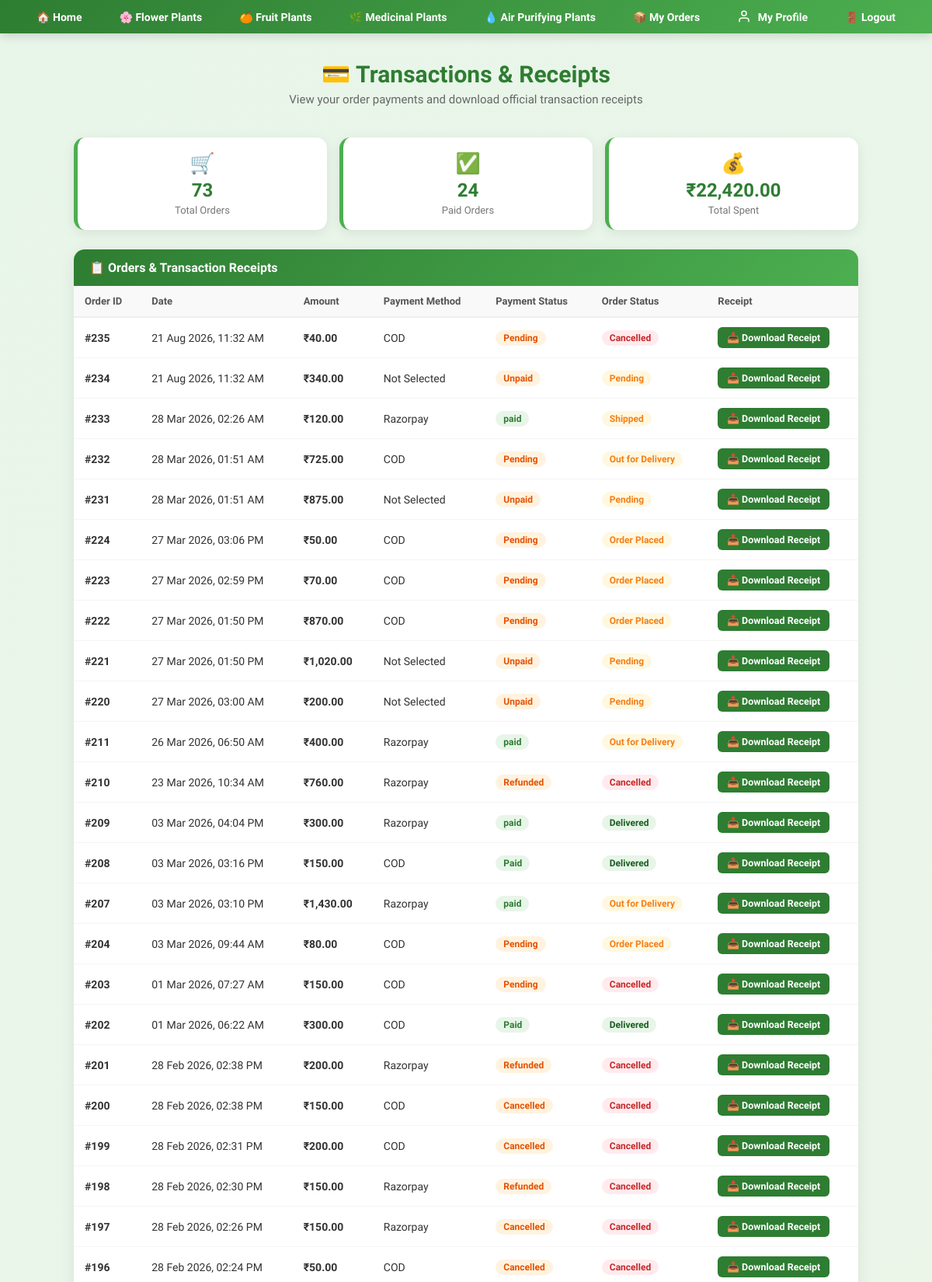
/transaction_history.php (signed in, upper part), run on the app's committed database.
### tables this page shows
CREATE TABLE `orders` (
  `id` int(11) NOT NULL,
  `user_id` int(11) DEFAULT NULL,
  `total_amount` decimal(10,2) DEFAULT NULL,
  `order_date` timestamp NULL DEFAULT current_timestamp(),
  `status` varchar(50) DEFAULT 'Pending',
  `delivery_address` text NOT NULL,
  `phone` varchar(15) NOT NULL,
  `payment_method` varchar(50) NOT NULL DEFAULT 'COD',
  `payment_status` varchar(50) NOT NULL DEFAULT 'Pending'
);

### transaction_history.php (the view, shortened to what this page needs)
<?php
include 'db_connect.php';
$user_id = (int) $_SESSION['user_id'];
$orders_query = "
SELECT id, total_amount, order_date, status, payment_method, payment_status
FROM orders
WHERE user_id = $user_id
ORDER BY id DESC
";
$orders_result = mysqli_query($conn, $orders_query);
?>
<!DOCTYPE html>
<html lang="en">
<head>
</head>
<body>
<nav>
  <a href="index.php">🏠 Home</a>
  <a href="Flower_Plants_Shop.php">🌸 Flower Plants</a>
  <a href="Fruit_Plants_Shop.php">🍊 Fruit Plants</a>
  <a href="Medicinal_Plants_Shop.php">🌿 Medicinal Plants</a>
  <a href="air_purification_plants_detailed.php">💧 Air Purifying Plants</a>
  <a href="orders.php">📦 My Orders</a>
  <a href="profile.php"> My Profile</a>
  <a href="logout.php">🚪 Logout</a>
</nav>
<div class="page-header">
  <h1>💳 Transactions & Receipts</h1>
  <p>View your order payments and download official transaction receipts</p>
</div>
<div class="container">
<?php
$total_orders  = mysqli_num_rows($orders_result);
$total_spent   = 0;
$paid_count    = 0;
while ($r = mysqli_fetch_assoc($orders_result)) {
    $total_spent += $r['total_amount'];
    if (strtolower($r['payment_status'] ?? '') === 'paid') $paid_count++;
}
?>
<div class="stats-row">
  <div class="stat-card">
    <div class="stat-icon">🛒</div>
    <div class="stat-val"><?= $total_orders ?></div>
    <div class="stat-label">Total Orders</div>
  </div>
  <div class="stat-card">
    <div class="stat-icon">✅</div>
    <div class="stat-val"><?= $paid_count ?></div>
    <div class="stat-label">Paid Orders</div>
  </div>
  <div class="stat-card">
    <div class="stat-icon">💰</div>
    <div class="stat-val">₹<?= number_format($total_spent, 2) ?></div>
    <div class="stat-label">Total Spent</div>
  </div>
</div>
<div class="table-wrap">
  <div class="table-title">📋 Orders & Transaction Receipts</div>
  <table>
    <thead>
      <tr>
        <th>Order ID</th>
        <th>Date</th>
        <th>Amount</th>
        <th>Payment Method</th>
        <th>Payment Status</th>
        <th>Order Status</th>
        <th>Receipt</th>
      </tr>
    </thead>
    <tbody>
<?php
mysqli_data_seek($orders_result, 0);
while ($row = mysqli_fetch_assoc($orders_result)):
    $ps = strtolower($row['payment_status'] ?? 'unpaid');
    $os = strtolower($row['status'] ?? 'pending');
    $ps_badge = ($ps === 'paid') ? 'badge-paid' : (($ps === 'failed') ? 'badge-failed' : 'badge-unpaid');
    $os_badge = ($os === 'delivered') ? 'badge-success' : (($os === 'cancelled') ? 'badge-failed' : 'badge-pending');
?>
      <tr>
        <td><strong>#<?= $row['id'] ?></strong></td>
        <td><?= date('d M Y, h:i A', strtotime($row['order_date'])) ?></td>
        <td><strong>₹<?= number_format($row['total_amount'], 2) ?></strong></td>
        <td><?= htmlspecialchars($row['payment_method'] ?? 'COD') ?></td>
        <td><span class="badge <?= $ps_badge ?>"><?= htmlspecialchars($row['payment_status'] ?? 'Pending') ?></span></td>
        <td><span class="badge <?= $os_badge ?>"><?= htmlspecialchars($row['status']) ?></span></td>
        <td>
          <a href="download_receipt.php?order_id=<?= $row['id'] ?>" class="btn-receipt" title="Download PDF Receipt for Order #<?= $row['id'] ?>">
            📥 Download Receipt
          </a>
        </td>
      </tr>
<?php endwhile; ?>
    </tbody>
  </table>
</div>
</div>
</body>
</html>

### transaction_history.php (style rules this page uses)
* { margin: 0; padding: 0; box-sizing: border-box; font-family: 'Segoe UI', Tahoma, Geneva, Verdana, sans-serif; }
body { background: linear-gradient(135deg, #e8f5e9 0%, #f1f8e9 100%); min-height: 100vh; color: #222; }
nav { background: linear-gradient(135deg, #2e7d32, #4CAF50); padding: 12px 20px; text-align: center; position: relative; box-shadow: 0 3px 12px rgba(0,0,0,0.15); }
nav a { color: #fff; margin: 0 10px; text-decoration: none; font-weight: 600; font-size: 14px; padding: 6px 12px; border-radius: 20px; transition: background 0.2s; }
.page-header { text-align: center; padding: 35px 20px 20px; }
.page-header h1 { font-size: 30px; color: #2e7d32; font-weight: 700; }
.page-header p { color: #666; margin-top: 6px; font-size: 15px; }
.container { max-width: 1050px; margin: 0 auto; padding: 20px; }
.stats-row { display: flex; gap: 16px; margin-bottom: 25px; flex-wrap: wrap; }
.stat-card { flex: 1; min-width: 180px; background: #fff; border-radius: 14px; padding: 18px; text-align: center; box-shadow: 0 4px 16px rgba(0,0,0,0.08); border-left: 5px solid #4CAF50; }
.stat-card .stat-icon { font-size: 26px; margin-bottom: 6px; }
.stat-card .stat-val { font-size: 24px; font-weight: 700; color: #2e7d32; }
.stat-card .stat-label { font-size: 13px; color: #777; margin-top: 4px; }
.table-wrap { background: #fff; border-radius: 14px; box-shadow: 0 4px 20px rgba(0,0,0,0.08); overflow: hidden; margin-bottom: 30px; }
.table-title { background: linear-gradient(135deg, #2e7d32, #4CAF50); color: #fff; padding: 14px 20px; font-size: 16px; font-weight: 700; }
table { width: 100%; border-collapse: collapse; }
thead th { background: #f9f9f9; padding: 12px 14px; text-align: left; font-size: 13px; font-weight: 600; color: #555; border-bottom: 2px solid #eee; }
tbody td { padding: 12px 14px; font-size: 14px; border-bottom: 1px solid #f5f5f5; color: #333; vertical-align: middle; }
.badge { display: inline-block; padding: 3px 10px; border-radius: 20px; font-size: 12px; font-weight: 600; }
.badge-paid { background: #e8f5e9; color: #2e7d32; }
.badge-unpaid { background: #fff3e0; color: #e65100; }
.badge-pending { background: #fff8e1; color: #f57f17; }
.badge-success { background: #e8f5e9; color: #1b5e20; }
.badge-failed { background: #ffebee; color: #c62828; }
.btn-receipt { display: inline-flex; align-items: center; gap: 5px; background: #2e7d32; color: #fff !important; padding: 6px 12px; border-radius: 6px; text-decoration: none; font-size: 12.5px; font-weight: 600; transition: background 0.2s, transform 0.15s; }

### data on the page
orders: id "235", order_date "21 Aug 2026, 11:32 AM", total_amount "40.00", payment_method "COD", payment_status "Pending", status "Cancelled"
orders: id "234", order_date "21 Aug 2026, 11:32 AM", total_amount "340.00", payment_method "Not Selected", payment_status "Unpaid", status "Pending"
orders: id "233", order_date "28 Mar 2026, 02:26 AM", total_amount "120.00", payment_method "Razorpay", payment_status "paid", status "Shipped"
orders: id "232", order_date "28 Mar 2026, 01:51 AM", total_amount "725.00", payment_method "COD", payment_status "Pending", status "Out for Delivery"
orders: id "231", order_date "28 Mar 2026, 01:51 AM", total_amount "875.00", payment_method "Not Selected", payment_status "Unpaid", status "Pending"
orders: id "224", order_date "27 Mar 2026, 03:06 PM", total_amount "50.00", payment_method "COD", payment_status "Pending", status "Order Placed"
orders: id "223", order_date "27 Mar 2026, 02:59 PM", total_amount "70.00", payment_method "COD", payment_status "Pending", status "Order Placed"
orders: id "222", order_date "27 Mar 2026, 01:50 PM", total_amount "870.00", payment_method "COD", payment_status "Pending", status "Order Placed"
orders: id "221", order_date "27 Mar 2026, 01:50 PM", total_amount "1,020.00", payment_method "Not Selected", payment_status "Unpaid", status "Pending"
orders: id "220", order_date "27 Mar 2026, 03:00 AM", total_amount "200.00", payment_method "Not Selected", payment_status "Unpaid", status "Pending"
orders: id "211", order_date "26 Mar 2026, 06:50 AM", total_amount "400.00", payment_method "Razorpay", payment_status "paid", status "Out for Delivery"
orders: id "210", order_date "23 Mar 2026, 10:34 AM", total_amount "760.00", payment_method "Razorpay", payment_status "Refunded", status "Cancelled"
orders: id "209", order_date "03 Mar 2026, 04:04 PM", total_amount "300.00", payment_method "Razorpay", payment_status "paid", status "Delivered"
orders: id "208", order_date "03 Mar 2026, 03:16 PM", total_amount "150.00", payment_method "COD", payment_status "Paid", status "Delivered"
orders: id "207", order_date "03 Mar 2026, 03:10 PM", total_amount "1,430.00", payment_method "Razorpay", payment_status "paid", status "Out for Delivery"
orders: id "204", order_date "03 Mar 2026, 09:44 AM", total_amount "80.00", payment_method "COD", payment_status "Pending", status "Order Placed"
orders: id "203", order_date "01 Mar 2026, 07:27 AM", total_amount "150.00", payment_method "COD", payment_status "Pending", status "Cancelled"
orders: id "202", order_date "01 Mar 2026, 06:22 AM", total_amount "300.00", payment_method "COD", payment_status "Paid", status "Delivered"
orders: id "201", order_date "28 Feb 2026, 02:38 PM", total_amount "200.00", payment_method "Razorpay", payment_status "Refunded", status "Cancelled"
orders: id "200", order_date "28 Feb 2026, 02:38 PM", total_amount "150.00", payment_method "COD", payment_status "Cancelled", status "Cancelled"
orders: id "199", order_date "28 Feb 2026, 02:31 PM", total_amount "200.00", payment_method "COD", payment_status "Cancelled", status "Cancelled"
orders: id "198", order_date "28 Feb 2026, 02:30 PM", total_amount "150.00", payment_method "Razorpay", payment_status "Refunded", status "Cancelled"
orders: id "197", order_date "28 Feb 2026, 02:26 PM", total_amount "150.00", payment_method "Razorpay", payment_status "Cancelled", status "Cancelled"
orders: id "196", order_date "28 Feb 2026, 02:24 PM", total_amount "50.00", payment_method "COD", payment_status "Cancelled", status "Cancelled"

### other printed values
$total_orders "73"
$paid_count "24"
$total_spent "22,420.00"
